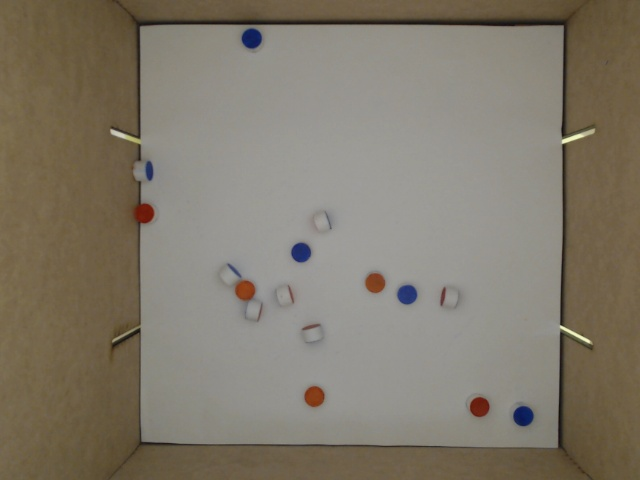
#> input picture foto_cilindros.jpeg, 640 x 480 px
$ python -i circle.py   (imports and definitions only)   (older library calls are emulated)
#> lines starting #> are read from the running program, lines starting #| are printed output that depends on the picture; after the words box and inside, x2 and y2 are one past the last pixel; in counts of white or black regions, pixels touching at a corner belong together
import cv2
from cv2 import imshow
import numpy as np
import imutils

#kernels

sharp_kernel1 = np.array([[-1, -1, -1], [-1, 9, -1], [-1, -1, -1]])
sharp_kernel2 = np.array([[0, -1, 0], [-1, 5,-1], [0, -1, 0]])
laplacian_kernel = np.array([[0,0,-1,0,0],[0,-1,-2,-1,0],[-1,-2,16,-2,-1],[0,-1,-2,-1,0],[0,0,-1,0,0]])

def sharp_blur(frame, kernel):
    frame = cv2.GaussianBlur(frame, (5, 5), 0)
    image_sharp = cv2.filter2D(src=frame, ddepth=-1, kernel = kernel)
    image_sharp = cv2.GaussianBlur(image_sharp, (5, 5), 0)

    return image_sharp

def laplacian(frame):
    ddepth = cv2.CV_16S
    kernel_size = 3

    laplacian = cv2.filter2D(src=frame, ddepth = -1, kernel = laplacian_kernel)

    #laplacian = cv2.Laplacian(frame, ddepth = -1, ksize=3)
    #laplacian = cv2.convertScaleAbs(laplacian)

    return laplacian

def threshold(frame):
    thres = cv2.threshold(frame,0,255,cv2.THRESH_BINARY+cv2.THRESH_OTSU)[1]
    thres = sharp_blur(thres, sharp_kernel1)

    return thres

def pre(frame):

    kernel = np.ones((3,3),np.uint8)

    frame = sharp_blur(frame, sharp_kernel1)

    hsv = cv2.cvtColor(frame, cv2.COLOR_BGR2HSV)

    low_white = np.array([0, 42, 0])
    high_white = np.array([179, 255, 255]) #90 to 179
    white_mask = cv2.inRange(hsv, low_white, high_white)

    low_brown = np.array([5, 10, 10])
    high_brown = np.array([80, 180, 200])
    brown_mask = cv2.inRange(hsv, low_brown, high_brown)

    low_falha = np.array([90, 30, 100])
    high_falha = np.array([115, 80, 160])
    falha_mask = cv2.inRange(hsv, low_falha, high_falha)

    mask =  white_mask & cv2.bitwise_not(falha_mask) & cv2.bitwise_not(brown_mask)
    masked = cv2.bitwise_and(frame, frame, mask=mask)

    frame = mask

    frame = sharp_blur(frame, sharp_kernel1)
    frame = laplacian(frame)

    frame = threshold(frame)
    frame = sharp_blur(frame, sharp_kernel1)


    return frame

def old_pre(frame):

    grey = cv2.GaussianBlur(grey,(9,9),0)
    grey = cv2.morphologyEx(grey, cv2.MORPH_OPEN, kernel)
    grey = cv2.morphologyEx(grey, cv2.MORPH_CLOSE, kernel)

    return grey


def circles(img):
    detected_circles = cv2.HoughCircles(img,
                          cv2.HOUGH_GRADIENT,
                          dp=1,
                          minDist= 10,
                          param1=20,
                          param2=18,
                          minRadius= 6,
                          maxRadius=12)

    return detected_circles


def see_circles(detected_circles, img):
    if detected_circles is not None:

        detected_circles = np.uint16(np.around(detected_circles))

        for pt in detected_circles[0, :]:
            a, b, r = pt[0], pt[1], pt[2]
            cv2.circle(img, (a, b), r, (0, 255, 0), 1)
            cv2.circle(img, (a, b), 1, (0, 0, 255), 1)
        cv2.imshow("Detected Circle", img)
        cv2.waitKey(0)

def analise_circle(frame):
    img = pre(frame)
    detected_circles = circles(img)
    show_img = frame.copy()
    see_circles(detected_circles, show_img)
    return detected_circles


def cut_circle(frame, detected_circles, n):
    x, y, r =  [round(i) for i in detected_circles[0][n]]

    dimention = [frame.shape[0], frame.shape[1]]
    r_mask = max(dimention)
    cv2.circle(frame, (x, y), r+(round(r_mask/2)), (255, 255, 255), r_mask)
    return frame


'''

import cv2
import numpy as np
import imutils


def pre(frame):

    hsv = cv2.cvtColor(frame, cv2.COLOR_BGR2HSV)


    low_white = np.array([0, 42, 0])
    high_white = np.array([179, 255, 255]) #90 to 179
    white_mask = cv2.inRange(hsv, low_white, high_white)

    low_brown = np.array([5, 10, 10])
    high_brown = np.array([70, 140, 180])
    brown_mask = cv2.inRange(hsv, low_brown, high_brown)

    low_falha = np.array([90, 30, 100])
    high_falha = np.array([115, 80, 160])
    falha_mask = cv2.inRange(hsv, low_falha, high_falha)

    mask =  white_mask & cv2.bitwise_not(falha_mask) & cv2.bitwise_not(brown_mask)
    masked = cv2.bitwise_and(frame, frame, mask=mask)
    #cv2.imshow("mask", masked)
    #cv2.waitKey(0)

    grey = mask


    #grey = cv2.cvtColor(frame, cv2.COLOR_BGRA2GRAY)

    #blur
    kernel = np.ones((5,5),np.uint8)
    grey = cv2.GaussianBlur(grey,(9,9),0)
    grey = cv2.morphologyEx(grey, cv2.MORPH_OPEN, kernel)
    grey = cv2.morphologyEx(grey, cv2.MORPH_CLOSE, kernel)

    # [11 lines of commented-out code are left out]

    img = grey
    return img

def circles(img):
    detected_circles = cv2.HoughCircles(img,
                          cv2.HOUGH_GRADIENT,
                          dp=1,
                          minDist= 10,
                          param1=50,
                          param2=13,
                          minRadius= 1,
                          maxRadius=15)

    return detected_circles


def see_circles(detected_circles, img):
    if detected_circles is not None:

        detected_circles = np.uint16(np.around(detected_circles))

        for pt in detected_circles[0, :]:
            a, b, r = pt[0], pt[1], pt[2]
            cv2.circle(img, (a, b), r, (0, 255, 0), 1)
            cv2.circle(img, (a, b), 1, (0, 0, 255), 1)
        cv2.imshow("Detected Circle", img)
        cv2.waitKey(0)

def analise_circle(frame):
    img = pre(frame)
    detected_circles = circles(img)
    show_img = frame.copy()
    see_circles(detected_circles, show_img)
    return detected_circles


def cut_circle(frame, detected_circles, n):
    x, y, r =  [round(i) for i in detected_circles[0][n]]

    dimention = [frame.shape[0], frame.shape[1]]
    r_mask = max(dimention)
    cv2.circle(frame, (x, y), r+(round(r_mask/2)), (255, 255, 255), r_mask)
    return frame


'''

>>> import cv2
>>> picture = cv2.imread('../foto_cilindros.jpeg')
#> picture is the input picture: shape (480, 640, 3); mean B, G, R 107.2, 121.3, 128.9
>>> result = analise_circle(picture)
#> in pre, `hsv = cv2.cvtColor(frame, cv2.COLOR_BGR2HSV)`: hsv: shape (480, 640, 3); mean H, S, V 22.8, 50.7, 129.3
#> in pre, `white_mask = cv2.inRange(hsv, low_white, high_white)`:
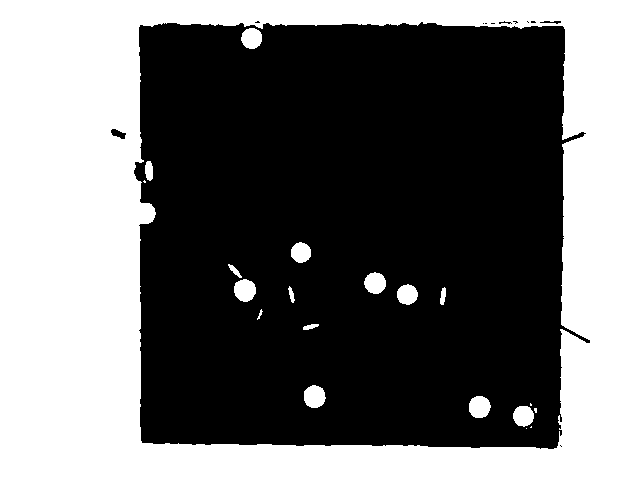
#> white_mask: shape (480, 640); 43.3% white; 20 white regions (5 under 20 px), largest, box (x1, y1, x2, y2) and area: (0, 0, 640, 480) 129721, (304, 385, 326, 408) 396, (234, 279, 256, 302) 393
#> in pre, `brown_mask = cv2.inRange(hsv, low_brown, high_brown)`:
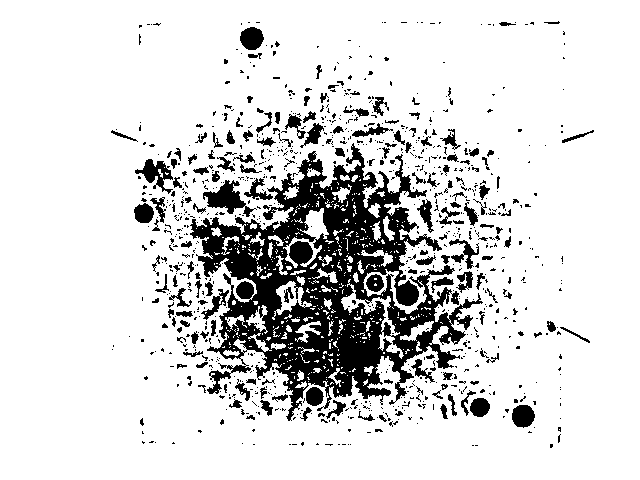
#> brown_mask: shape (480, 640); 84.6% white; 945 black regions (772 under 20 px), largest, box (x1, y1, x2, y2) and area: (190, 143, 483, 421) 30926, (203, 180, 257, 217) 804, (135, 159, 173, 194) 544
#> in pre, `falha_mask = cv2.inRange(hsv, low_falha, high_falha)`:
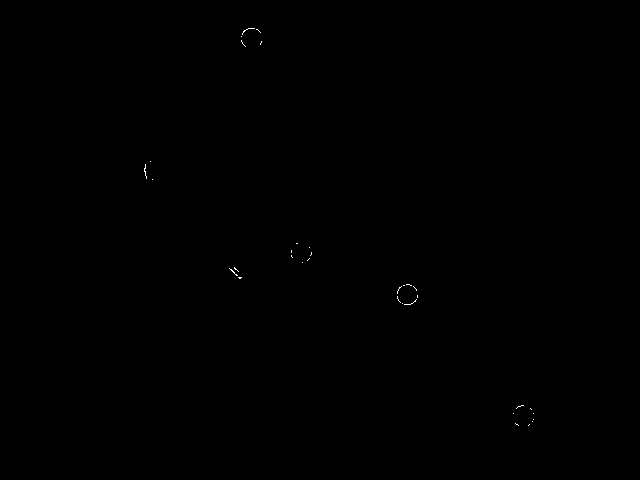
#> falha_mask: shape (480, 640); 0.05% white in thin lines or dots, all inside (x1, y1, x2, y2) = (144, 28, 534, 426)
#> in pre, `mask =  white_mask & cv2.bitwise_not(falha_mask) & cv2.bitwise_not(bro..`:
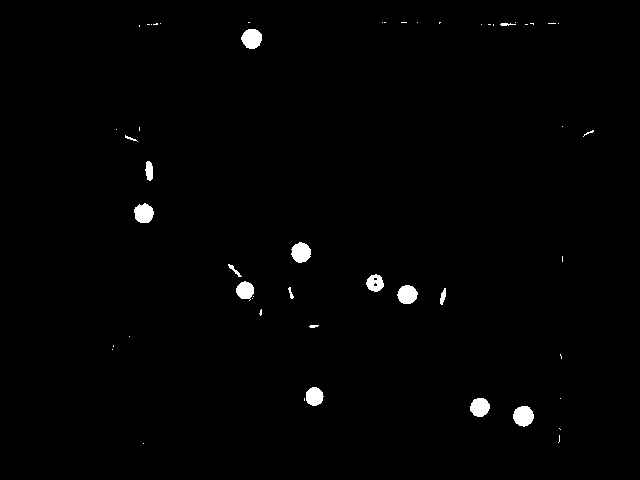
#> mask: shape (480, 640); 1% white; 52 white regions (35 under 20 px), largest, box (x1, y1, x2, y2) and area: (513, 406, 534, 427) 336, (241, 29, 262, 49) 324, (291, 242, 311, 263) 314
#> in threshold, `thres = cv2.threshold(frame,0,255,cv2.THRESH_BINARY+cv2.THRESH_OTSU)[1]`:
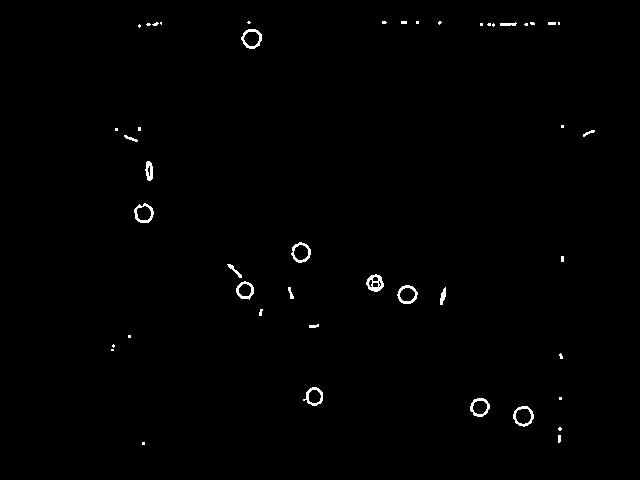
#> thres: shape (480, 640); 0.68% white in thin lines or dots, all inside (x1, y1, x2, y2) = (111, 21, 595, 445)
#> in circles, `detected_circles = cv2.HoughCircles(img, cv2.HOUGH_GRADIENT, dp=1, min..`: detected_circles = [[479.5, 406.5, 9.4], [407.5, 294.5, 9.6], [374.5, 282.5, 8.2], [313.5, 396.5, 9.1], [522.5, 415.5, 7.4], [143.5, 212.5, 6.9], [300.5, 252.5, 6.3], [251.5, 38.5, 6.3], [245.5, 289.5, 9.1]]
#> in see_circles, `detected_circles = np.uint16(np.around(detected_circles))`: detected_circles = [[480, 406, 9], [408, 294, 10], [374, 282, 8], [314, 396, 9], [522, 416, 7], [144, 212, 7], [300, 252, 6], [252, 38, 6], [246, 290, 9]]
#> the loop in see_circles, `for pt in detected_circles[0, :]:` made 9 passes
#> result = [[479.5, 406.5, 9.4], [407.5, 294.5, 9.6], [374.5, 282.5, 8.2], [313.5, 396.5, 9.1], [522.5, 415.5, 7.4], [143.5, 212.5, 6.9], [300.5, 252.5, 6.3], [251.5, 38.5, 6.3], [245.5, 289.5, 9.1]]

$ run again, on foto_reconhecimento.png
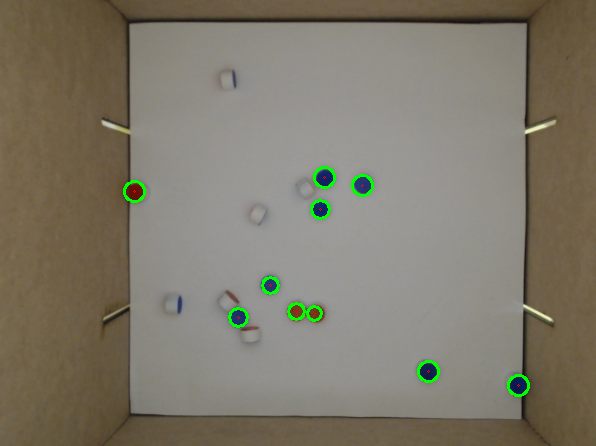
#> input picture foto_reconhecimento.png, 596 x 446 px
#> picture is the input picture: shape (446, 596, 3); mean B, G, R 106.8, 121.2, 126.6
#> hsv: shape (446, 596, 3); mean H, S, V 24.5, 49.8, 128.7
#> in pre, `white_mask = cv2.inRange(hsv, low_white, high_white)`:
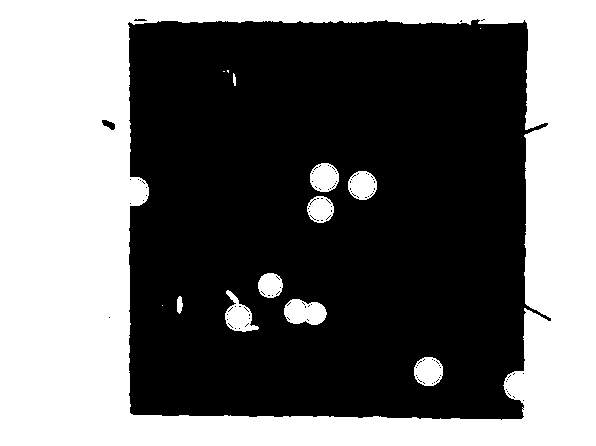
#> white_mask: shape (446, 596); 43.3% white; 14 white regions (4 under 20 px), largest, box (x1, y1, x2, y2) and area: (0, 0, 596, 446) 110470, (284, 299, 327, 325) 846, (225, 290, 259, 332) 704
#> brown_mask: shape (446, 596); 76.7% white; 543 black regions (456 under 20 px), largest, box (x1, y1, x2, y2) and area: (132, 86, 468, 395) 52894, (120, 171, 163, 207) 931, (229, 65, 273, 120) 832
#> falha_mask: shape (446, 596); 0.01% white in thin lines or dots, all inside (x1, y1, x2, y2) = (177, 79, 322, 314)
#> mask: shape (446, 596); 2% white; 47 white regions (32 under 20 px), largest, box (x1, y1, x2, y2) and area: (284, 299, 327, 325) 735, (503, 371, 534, 403) 624, (120, 177, 149, 207) 609
#> frame: shape (446, 596)
#> thres: shape (446, 596); 1.3% white in thin lines or dots, all inside (x1, y1, x2, y2) = (114, 19, 554, 403)
#> in sharp_blur (call 3), `image_sharp = cv2.GaussianBlur(image_sharp, (5, 5), 0)`:
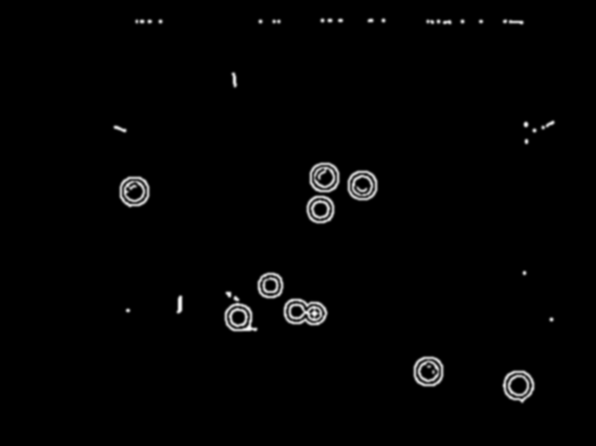
#> image_sharp: shape (446, 596); min 0, max 252, mean 3.7
#> in circles, `detected_circles = cv2.HoughCircles(img, cv2.HOUGH_GRADIENT, dp=1, min..`: detected_circles = [[518.5, 385.5, 10.3], [360.5, 185.5, 11.4], [238.5, 316.5, 11.4], [317.5, 206.5, 11.4], [131.5, 189.5, 10.3], [315.5, 313.5, 11.4], [320.5, 179.5, 11.4], [272.5, 282.5, 10.3], [424.5, 367.5, 11.4], [293.5, 308.5, 10.3]]
#> in see_circles, `detected_circles = np.uint16(np.around(detected_circles))`: detected_circles = [[518, 386, 10], [360, 186, 11], [238, 316, 11], [318, 206, 11], [132, 190, 10], [316, 314, 11], [320, 180, 11], [272, 282, 10], [424, 368, 11], [294, 308, 10]]
#> the loop in see_circles, `for pt in detected_circles[0, :]:` made 10 passes
#> result = [[518.5, 385.5, 10.3], [360.5, 185.5, 11.4], [238.5, 316.5, 11.4], [317.5, 206.5, 11.4], [131.5, 189.5, 10.3], [315.5, 313.5, 11.4], [320.5, 179.5, 11.4], [272.5, 282.5, 10.3], [424.5, 367.5, 11.4], [293.5, 308.5, 10.3]]
